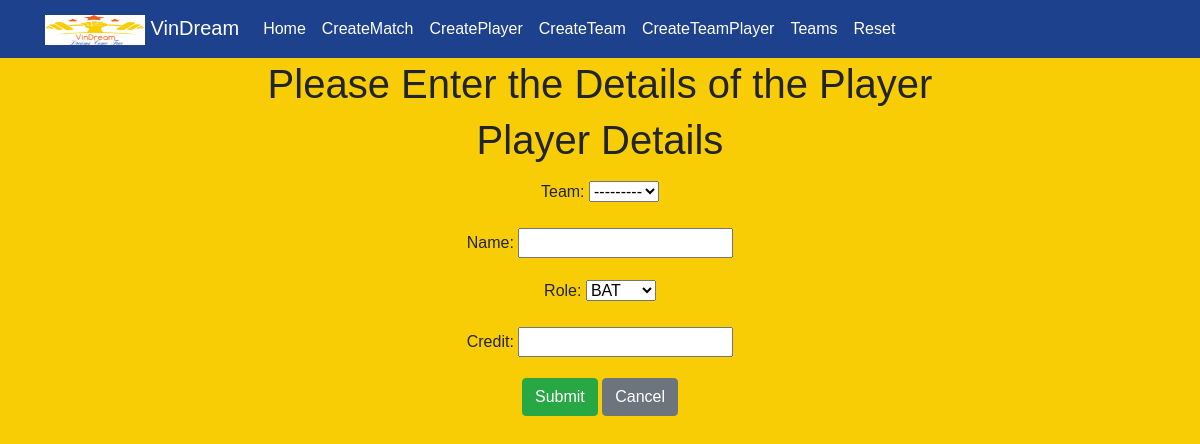
Page /vd/CreateTeamPlayer/ on the earlier database version.
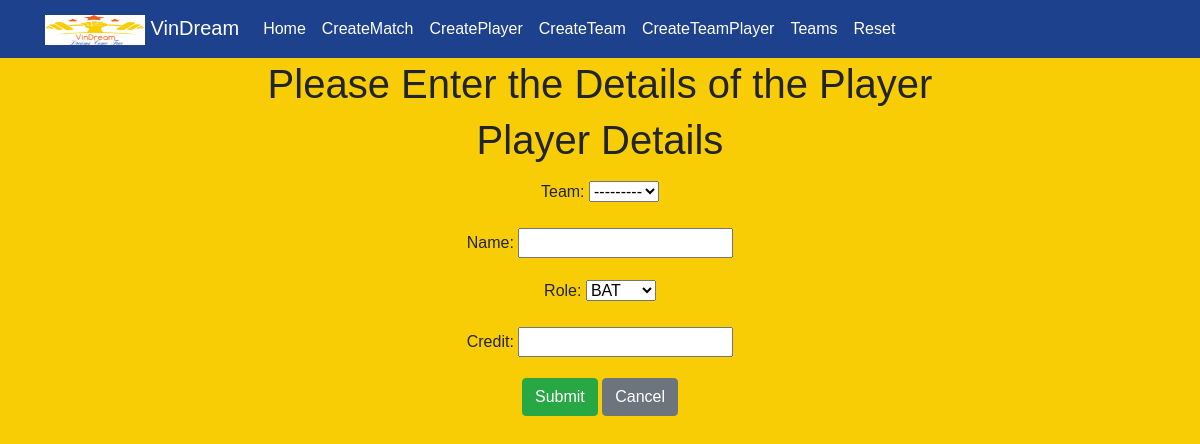
Same page on the later database version.
### TeamPicker/models.py (models this page shows, shortened)
class Team(models.Model):
    Team = models.CharField(max_length=264, unique=True)
    def __str__(self):
        return self.Team

### TeamPicker/views.py (the view)
# urls.py: path('CreateTeamPlayer/', views.TeamPlayerCreateView.as_view(), name="CreateTeamPlayer"),
class TeamPlayerCreateView(CreateView):
    model = TeamPlayer
    fields = ('Team', 'Name', 'Role', 'Credit')

### TeamPicker/templates/TeamPicker/teamplayer_form.html (shortened to what this page needs)
{% extends 'TeamPicker/TeamPicker_base.html' %}
{% block body_block %}
<h1>
  Please Enter the Details of the Player
</h1>
<h1>
  {% if not form.instance.pk %}
  Player Details <br>
  {% else %}
  Update Player Details <br>
  {% endif %}
</h1>
<form  method="post">
  <div class="form-group align-items-center ">
    {{ form.as_p }}
  </div>
  <div class="form-group align-items-center">
    <input class="btn btn-success" type="submit" value="Submit">
    <a class="btn btn-secondary" role="button" href="{% url 'TeamPicker:Team' %}">Cancel</a>
  </div>
</form>
{% endblock %}

Differences in the rows shown:
added Team: Team "---------"
Other differences:
form field Team: "---------" → (not shown)
